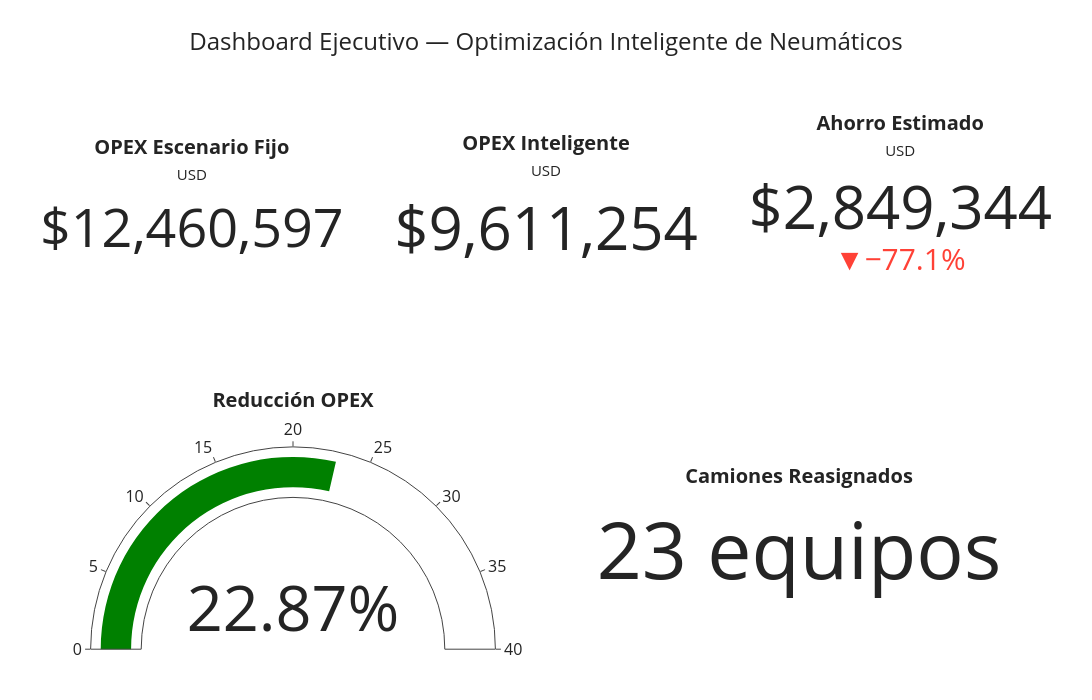

Notebook cell for this chart:
### Code cell
import plotly.graph_objects as go

# FIGURA KPI EJECUTIVA
fig = go.Figure()

# KPI 1 — OPEX ESCENARIO FIJO

fig.add_trace(
    go.Indicator(
        mode="number",
        value=costo_fijo_total,
        title={ "text": "<b>OPEX Escenario Fijo</b><br>" "<span style='font-size:15px'>USD</span>"},
        number={ "prefix": "$", "valueformat": ",.0f"},
        domain={ "x": [0.00, 0.30], "y": [0.55, 1]}
    )
)

# KPI 2 — OPEX OPTIMIZADO

fig.add_trace(
    go.Indicator(
        mode="number",
        value=costo_opt_total,
        title={ "text": "<b>OPEX Inteligente</b><br>""<span style='font-size:15px'>USD</span>"},
        number={ "prefix": "$","valueformat": ",.0f"},
        domain={ "x": [0.35, 0.65], "y": [0.55, 1] }
    )
)

# KPI 3 — AHORRO

fig.add_trace(
    go.Indicator(
        mode="number+delta",
        value=ahorro,
        delta={"reference": costo_fijo_total, "relative": True, "valueformat": ".1%"},
        title={ "text": "<b>Ahorro Estimado</b><br>" "<span style='font-size:15px'>USD</span>"},
        number={ "prefix": "$","valueformat": ",.0f"},
        domain={ "x": [0.70, 1.0], "y": [0.55, 1]}
    )
)

# KPI 4 — REDUCCIÓN OPEX

fig.add_trace(
    go.Indicator(
        mode="gauge+number",
        value=porcentaje_ahorro,
        title={ "text": "<b>Reducción OPEX</b>"},
        number={ "suffix": "%" },
        gauge={ "axis": { "range": [0, 40]},"bar": { "thickness": 0.6}},
        domain={ "x": [0.05, 0.45], "y": [0.0, 0.40]}
    )
)

# KPI 5 — CAMIONES ROTADOS

fig.add_trace(
    go.Indicator(
        mode="number",
        value=camiones_rotados,
        title={ "text": "<b>Camiones Reasignados</b>"},
        number={"suffix": " equipos"},
        domain={ "x": [0.55, 0.95], "y": [0.0, 0.40]}
    )
)

# LAYOUT

fig.update_layout(
    title={
        "text":
        "Dashboard Ejecutivo — Optimización Inteligente de Neumáticos",
        "x": 0.5,
        "font": { "size": 24 }
    },
    template="simple_white",
    height=700,
    width=1200,
    font=dict(size=16),
    margin=dict( t=100, b=40, l=40, r=40
    )
)

# MOSTRAR

fig.show()

### Figure 1 — Plotly figure (JSON) as saved in the notebook; plotly's stock layout.template omitted (floating-point values rounded to 4 significant figures)
{"data": [{"domain": {"x": [0, 0.3], "y": [0.55, 1]}, "mode": "number", "number": {"prefix": "$", "valueformat": ",.0f"}, "title": {"text": "<b>OPEX Escenario Fijo</b><br><span style='font-size:15px'>USD</span>"}, "type": "indicator", "value": 12460000.0}, {"domain": {"x": [0.35, 0.65], "y": [0.55, 1]}, "mode": "number", "number": {"prefix": "$", "valueformat": ",.0f"}, "title": {"text": "<b>OPEX Inteligente</b><br><span style='font-size:15px'>USD</span>"}, "type": "indicator", "value": 9611000.0}, {"delta": {"reference": 12460000.0, "relative": true, "valueformat": ".1%"}, "domain": {"x": [0.7, 1], "y": [0.55, 1]}, "mode": "number+delta", "number": {"prefix": "$", "valueformat": ",.0f"}, "title": {"text": "<b>Ahorro Estimado</b><br><span style='font-size:15px'>USD</span>"}, "type": "indicator", "value": 2849000.0}, {"domain": {"x": [0.05, 0.45], "y": [0, 0.4]}, "gauge": {"axis": {"range": [0, 40]}, "bar": {"thickness": 0.6}}, "mode": "gauge+number", "number": {"suffix": "%"}, "title": {"text": "<b>Reducción OPEX</b>"}, "type": "indicator", "value": 22.87}, {"domain": {"x": [0.55, 0.95], "y": [0, 0.4]}, "mode": "number", "number": {"suffix": " equipos"}, "title": {"text": "<b>Camiones Reasignados</b>"}, "type": "indicator", "value": 23}], "layout": {"font": {"size": 16}, "height": 700, "margin": {"b": 40, "l": 40, "r": 40, "t": 100}, "title": {"font": {"size": 24}, "text": "Dashboard Ejecutivo — Optimización Inteligente de Neumáticos", "x": 0.5}, "width": 1200}}
